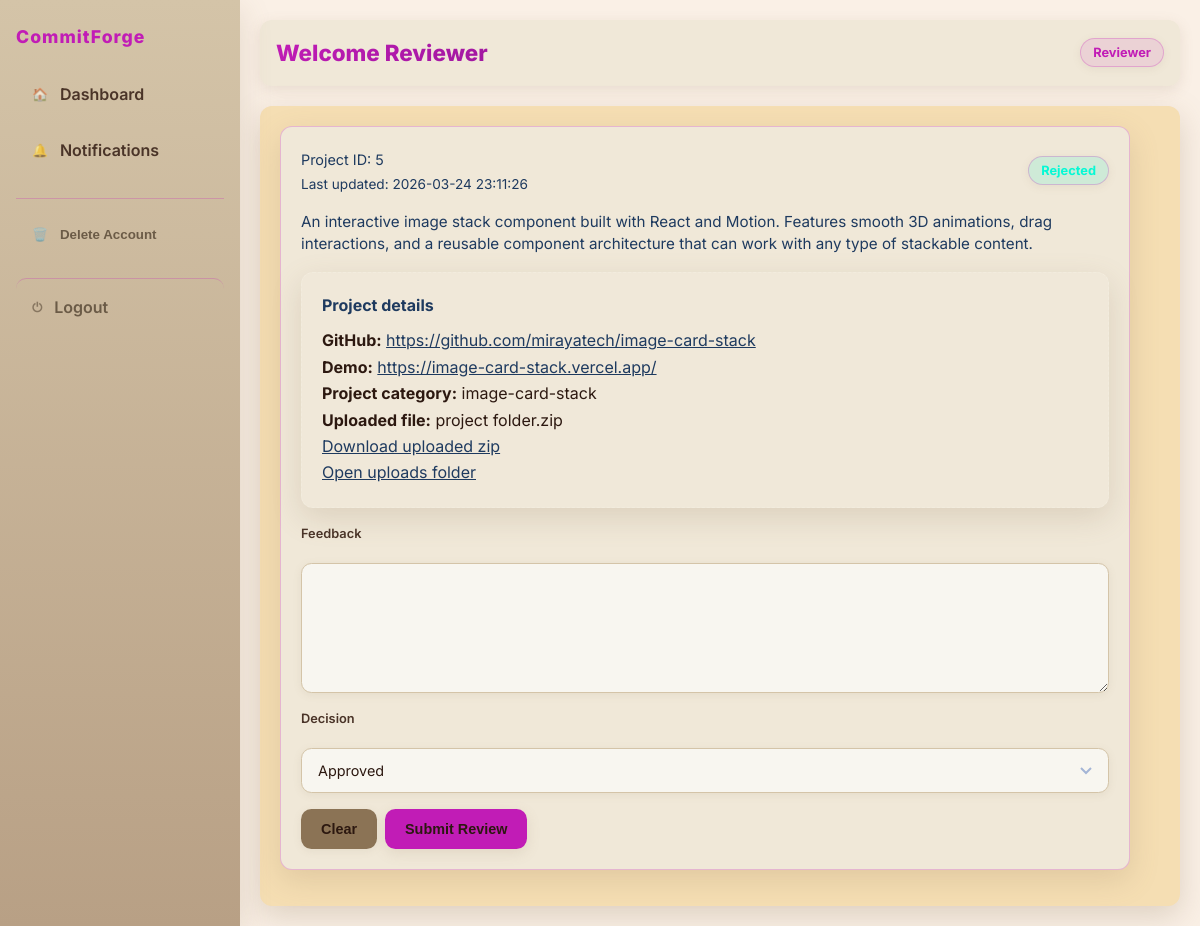
/review/5 (signed in), run on the app's committed database.
### tables this page shows
CREATE TABLE projects (
        id INTEGER PRIMARY KEY AUTOINCREMENT,
        contributor_id INTEGER,
        title TEXT,
        description TEXT,
        category TEXT,
        demo_link TEXT,
        github_link TEXT,
        zip_path TEXT,
        status TEXT
    , created_at TEXT, updated_at TEXT, deleted_at TEXT, assigned_reviewer_id INTEGER, assigned_at TEXT);

### routes/reviewer_routes.py (the view, shortened to what this page needs)
@reviewer_bp.route("/review/<int:id>", methods=["GET","POST"])
def review(id):
    conn = get_db()
    project = get_assigned_project(conn, id)
    if not project:
        return redirect("/reviewer/dashboard")
    file_info = None
    if project and project["zip_path"]:
        upload_path = project["zip_path"]
        if not os.path.isabs(upload_path):
            upload_path = os.path.join(os.getcwd(), upload_path)
        if os.path.exists(upload_path):
            file_info = {
                "path": project["zip_path"],
                "name": os.path.basename(project["zip_path"]),
                "size": f"{os.path.getsize(upload_path) / 1024:.2f} KB",
                "modified": format_datetime_ist(datetime.utcfromtimestamp(os.path.getmtime(upload_path)), "datetime")
            }
        else:
            file_info = {"path": project["zip_path"], "missing": True}
    return render_template("reviewer/review_project.html", project=project, file_info=file_info)

### routes/reviewer_routes.py (called while the page is built)
def get_assigned_project(conn, project_id):
    return conn.execute("""
        SELECT p.* FROM projects p
        INNER JOIN project_reviewers pr ON pr.project_id = p.id
        WHERE p.id = ? AND pr.reviewer_id = ?
    """, (project_id, session["user_id"])).fetchone()

### utils/db.py (called while the page is built)
def get_db():
    conn = sqlite3.connect("database.db")
    conn.row_factory = sqlite3.Row
    return conn

### utils/helpers.py (called while the page is built)
def format_datetime_ist(dt_str=None, format_type="full"):
    if dt_str:
        if isinstance(dt_str, str):
            dt = datetime.fromisoformat(dt_str.replace('Z', '+00:00'))
        else:
            dt = dt_str
    else:
        dt = datetime.utcnow()
    ist_offset = timedelta(hours=5, minutes=30)
    ist_dt = dt + ist_offset
    if format_type == "date":
        return ist_dt.strftime("%Y-%m-%d")
    elif format_type == "time":
        return ist_dt.strftime("%H:%M")
    elif format_type == "datetime":
        return ist_dt.strftime("%Y-%m-%d %H:%M:%S")
    else:  # full
        return ist_dt.strftime("%Y-%m-%d at %H:%M")

### templates/reviewer/review_project.html (shortened to what this page needs)
{% extends "base.html" %}
{% block content %}
<div class="panel" style="max-width:850px;">
    <div
        style="display:flex; justify-content:space-between; align-items:center; flex-wrap:wrap; gap:1rem; margin-bottom:1rem;">
        <div>
            <span style="color:#1e3a5f; font-size:0.9rem;">Project ID: {{ project.id }}</span>
            <br>
            <span style="color:#1e3a5f; font-size:0.85rem;">Last updated: {{ (project.updated_at or project.created_at)
                | ist_time("datetime") if (project.updated_at or project.created_at) else 'unknown' }}</span>
        </div>
        <span class="pill" style="background:rgba(5, 249, 213,0.14); color:#05f9d5;">{{ project.status }}</span>
    </div>
    <div style="margin-bottom:1rem; color:#1e3a5f; font-size:0.95rem; line-height:1.5;">{{ project.description }}</div>
    <div class="panel"
        style="background:rgba(255,255,255,0.04); margin-bottom:1rem; border:1px dashed rgba(255,255,255,0.14);">
        <h4 style="margin:0 0 0.7rem 0; color:#1e3a5f;">Project details</h4>
        <p style="margin:0.15rem 0;"><strong>GitHub:</strong> <a href="{{ project.github_link }}" target="_blank"
                rel="noreferrer" style="color:#1e3a5f;">{{ project.github_link }}</a></p>
        <p style="margin:0.15rem 0;"><strong>Demo:</strong> <a href="{{ project.demo_link }}" target="_blank"
                rel="noreferrer" style="color:#1e3a5f;">{{ project.demo_link }}</a></p>
        <p style="margin:0.15rem 0;"><strong>Project category:</strong> {{ project.category }}</p>
        {% if project.zip_path %}
        {% set file_name = project.zip_path.split('/')[-1].split('\\')[-1] %}
        <p style="margin:0.15rem 0;"><strong>Uploaded file:</strong> {{ file_name }}</p>
        <p style="margin:0.15rem 0;"><a href="/uploads/{{ file_name }}" style="color:#1e3a5f;">Download uploaded zip</a>
        </p>
        <p style="margin:0.15rem 0;"><a href="/reviewer/uploads" style="color:#1e3a5f;">Open uploads folder</a></p>
        {% else %}
        <p style="margin:0.15rem 0;color:#f1a94e;"><strong>No uploaded file available.</strong></p>
        {% endif %}
    </div>
    <form method="POST" class="form-grid">
        <label>Feedback</label>
        <textarea name="feedback" rows="6" style="min-height:130px;" required></textarea>
        <label>Decision</label>
        <select name="decision" required>
            <option>Approved</option>
        </select>
        <div style="display:flex; gap:0.5rem; align-items:center;">
            <button type="reset" class="btn-secondary" style="max-width:160px;">Clear</button>
            <button type="submit" class="btn-primary" style="max-width:160px;">Submit Review</button>
        </div>
    </form>
</div>
{% endblock %}

### data on the page
projects: id "5", updated_at "2026-03-24 23:11:26", status "Rejected", description "An interactive image stack component built with React and Motion. Features smooth 3D animations, drag interactions, and a reusable component architecture that can work with any type of stackable content.", github_link "https://github.com/mirayatech/image-card-stack", demo_link "https://image-card-stack.vercel.app/", category "image-card-stack"

### other printed values
{{ session.get('role') }} "Reviewer"
{{ file_name }} "project folder.zip"
